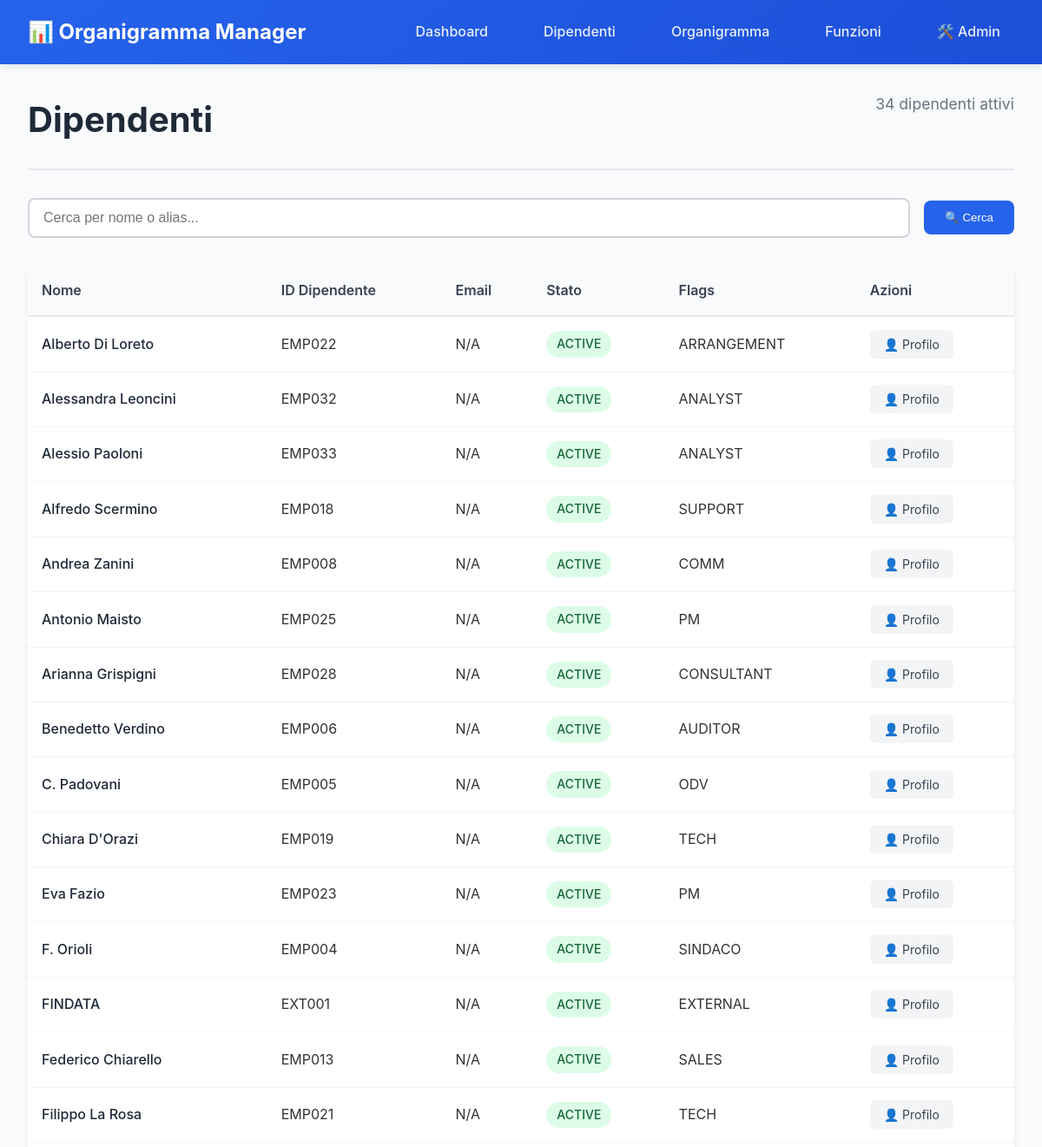
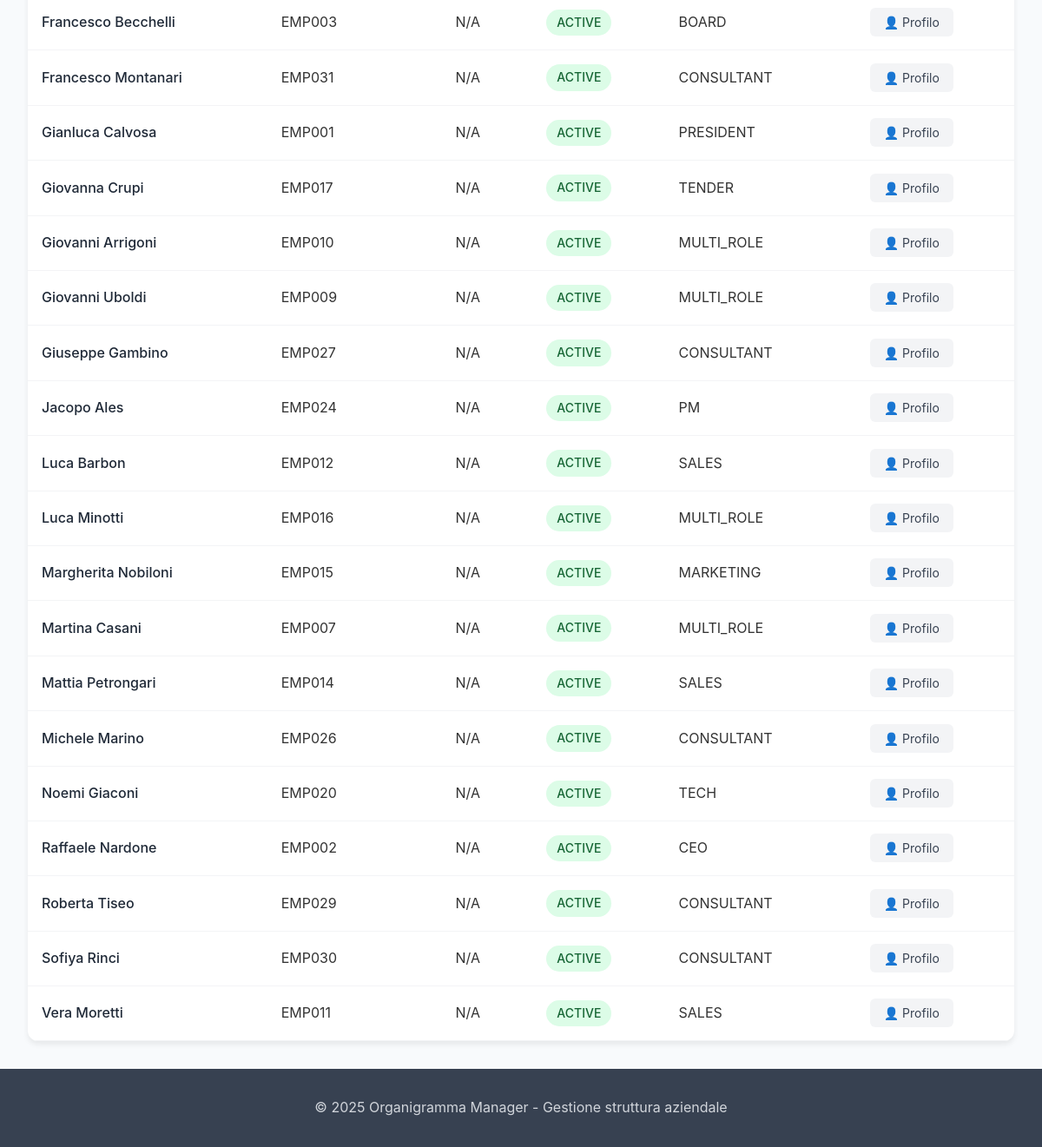
Page /employees on the earlier database version (2 pictures, top to bottom).
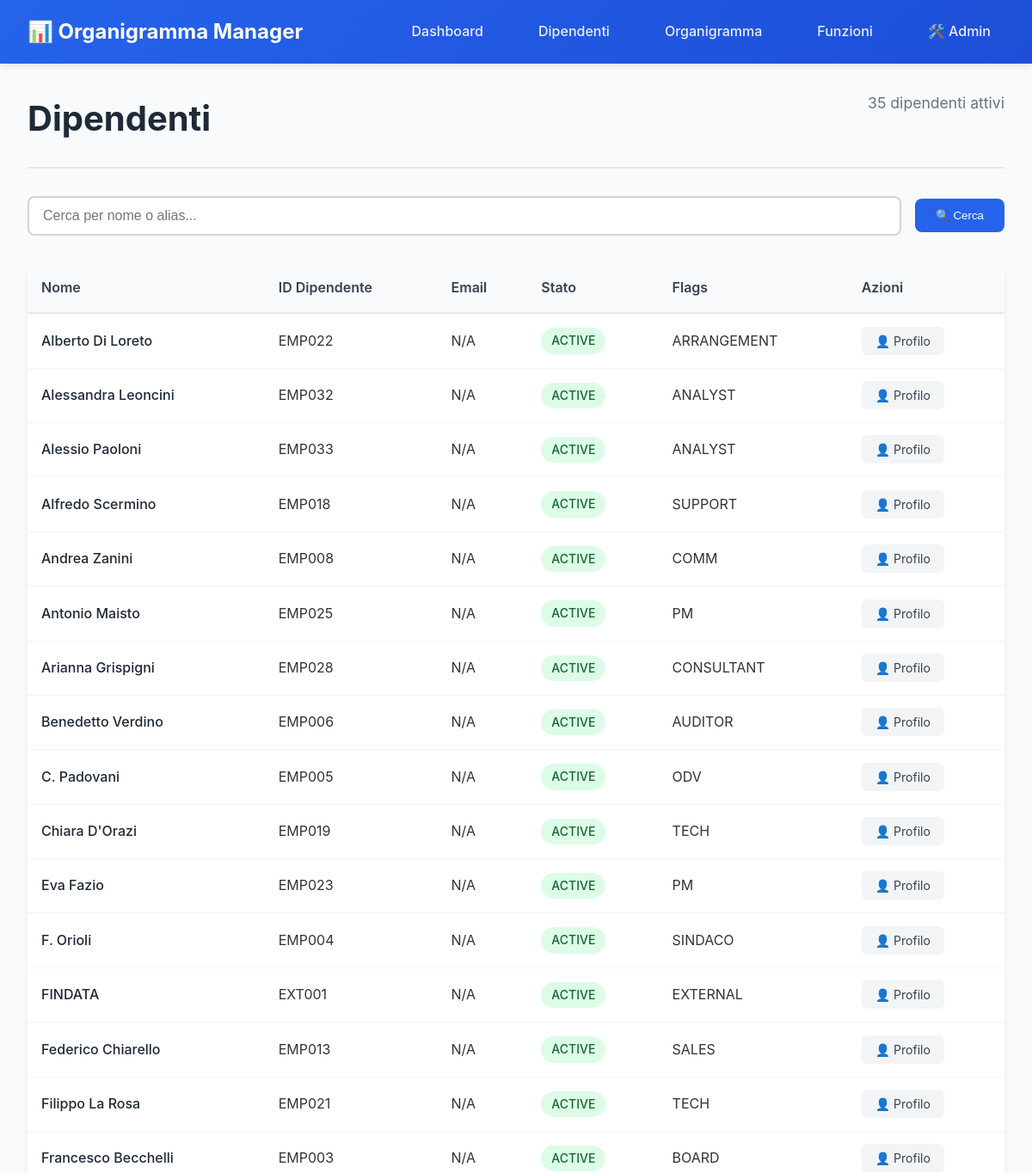
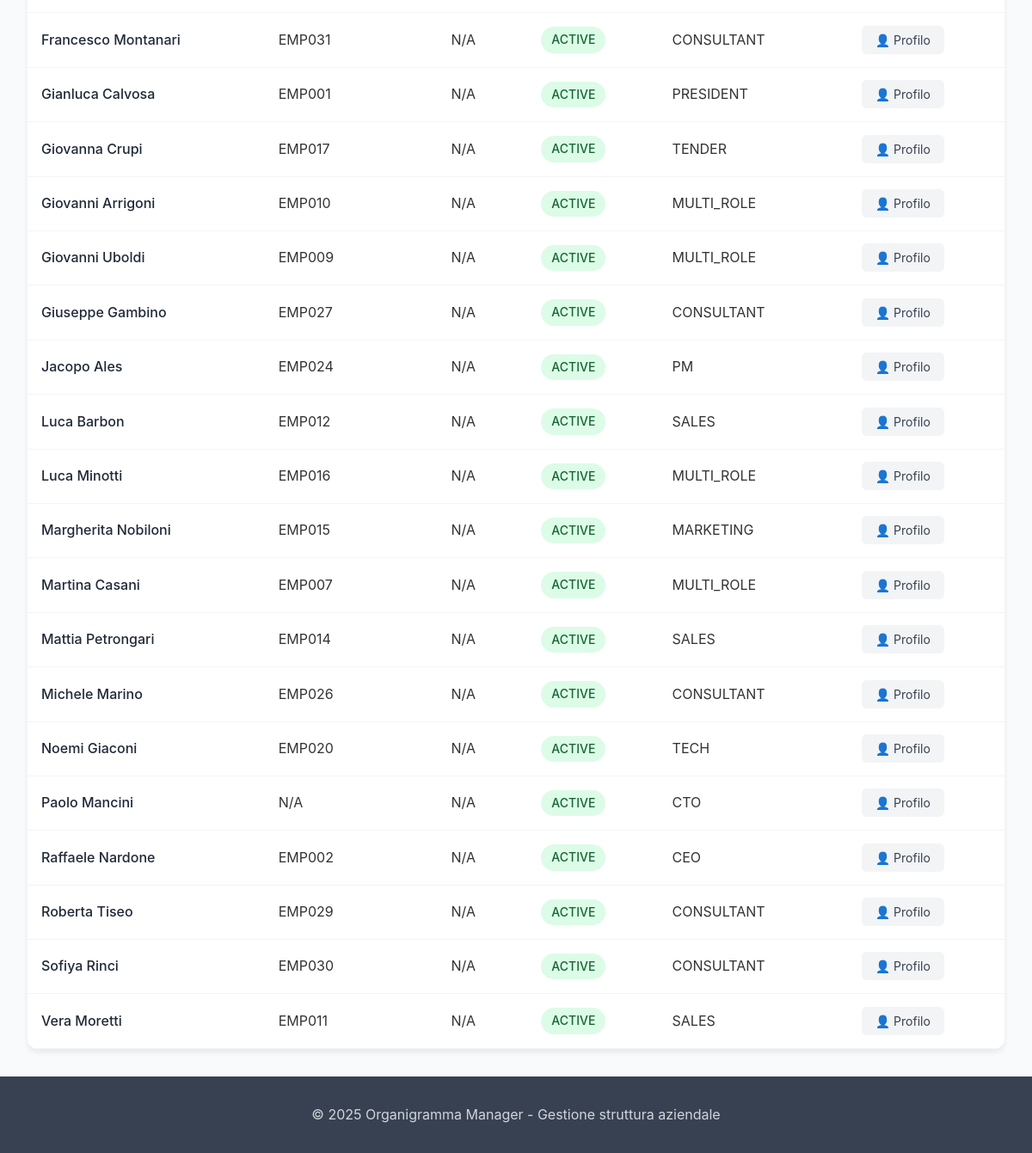
Same page on the later database version (2 pictures, top to bottom).
### tables this page shows
CREATE TABLE persons (
    id INTEGER PRIMARY KEY AUTOINCREMENT,
    name TEXT NOT NULL UNIQUE,
    email TEXT UNIQUE,
    employee_id TEXT UNIQUE,
    hire_date DATE,
    status TEXT CHECK (status IN ('ACTIVE', 'INACTIVE', 'TERMINATED')) DEFAULT 'ACTIVE',
    flags TEXT(25),
    created_at DATETIME DEFAULT CURRENT_TIMESTAMP,
    updated_at DATETIME DEFAULT CURRENT_TIMESTAMP
);

### src/ui/app.py (the view)
@app.get("/employees", response_class=HTMLResponse)
async def employees_list(request: Request, search: Optional[str] = None):
    try:
        if search:
            employees = service.search_employees(search)
        else:
            employees = repository.get_all_persons()
        return templates.TemplateResponse("employees.html", {
            "request": request,
            "title": "Dipendenti",
            "employees": employees,
            "search_query": search or ""
        })
    except Exception as e:
        logger.error(f"Errore lista dipendenti: {e}")
        raise HTTPException(500, "Errore interno del server")

### src/web/templates/employees.html (shortened to what this page needs)
{% extends "base.html" %}
{% block content %}
<div class="page-header">
    <h1>Dipendenti</h1>
    <p class="page-subtitle">{{ employees|length }} dipendenti attivi</p>
</div>
<div class="search-section">
    <form method="get" class="search-form">
        <input type="text" name="search" value="{{ search_query }}"
               placeholder="Cerca per nome o alias..." class="search-input">
        <button type="submit" class="btn btn-primary">🔍 Cerca</button>
    </form>
</div>
<div class="table-container">
    <table class="data-table">
        <thead>
            <tr>
                <th>Nome</th>
                <th>ID Dipendente</th>
                <th>Email</th>
                <th>Stato</th>
                <th>Flags</th>
                <th>Azioni</th>
            </tr>
        </thead>
        <tbody>
            {% for employee in employees %}
            <tr>
                <td class="employee-name">
                    <a href="/employee/{{ employee.name }}">{{ employee.name }}</a>
                </td>
                <td>{{ employee.employee_id or 'N/A' }}</td>
                <td>{{ employee.email or 'N/A' }}</td>
                <td>
                    <span class="status-badge status-{{ employee.status.lower() }}">
                        {{ employee.status }}
                    </span>
                </td>
                <td>{{ employee.flags or '' }}</td>
                <td>
                    <a href="/employee/{{ employee.name }}" class="btn-small">👤 Profilo</a>
                </td>
            </tr>
            {% endfor %}
        </tbody>
    </table>
</div>
{% endblock %}

Differences in the rows shown:
added persons: name "Paolo Mancini", employee_id "N/A", email "N/A", status "ACTIVE", flags "CTO"
Other differences:
{{ employees|length }}: "34" → "35"
